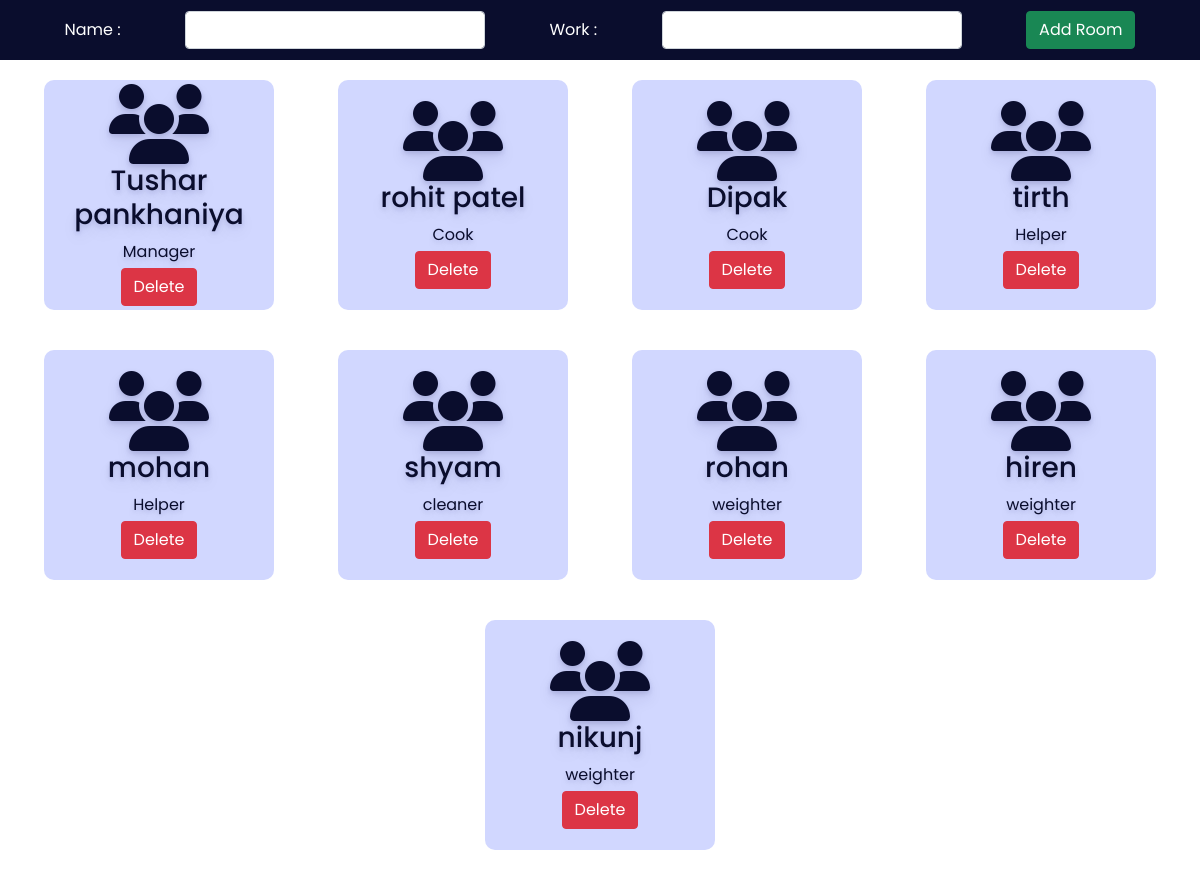
The app's page /admin/staff.php with its own data.
### tables this page shows
CREATE TABLE `staff` (
  `id` int(30) NOT NULL,
  `name` varchar(30) NOT NULL,
  `work` varchar(30) NOT NULL
);

### admin/staff.php (the view, shortened to what this page needs)
<?php
include '../config.php';
?>
<!DOCTYPE html>
<html lang="en">
<head>
    <link rel="stylesheet" href="https://cdnjs.cloudflare.com/ajax/libs/font-awesome/6.2.0/css/all.min.css" />
    <link href="https://cdn.jsdelivr.net/npm/bootstrap@5.0.2/dist/css/bootstrap.min.css" rel="stylesheet">
    <link rel="stylesheet" href="css/room.css">
</head>
<body>
    <div class="addroomsection">
        <form action="" method="POST">
            <label for="troom">Name :</label>
            <input type="text" name="staffname" class="form-control">
            <label for="bed">Work :</label>
            <select name="staffwork" class="form-control">
                <option value selected></option>
                <option value="Manager">Manager</option>
            </select>
            <button type="submit" class="btn btn-success" name="addstaff">Add Room</button>
        </form>
    </div>
    <div class="room">
    <?php
        $sql = "select * from staff";
        $re = mysqli_query($conn, $sql)
        ?>
        <?php
        while ($row = mysqli_fetch_array($re)) {
                echo "<div class='roombox'>
						<div class='text-center no-boder'>
                            <i class='fa fa-users fa-5x'></i>
							<h3>" . $row['name'] . "</h3>
                            <div class='mb-1'>" . $row['work'] . "</div>
                            <a href='staffdelete.php?id=". $row['id'] ."'><button class='btn btn-danger'>Delete</button></a>
						</div>
                    </div>";
        }
        ?>
    </div>
</body>
</html>

### admin/css/room.css (style rules this page uses)
:root { --bg-text-shadow: 0 2px 4px rgb(13 0 77 / 8%), 0 3px 6px rgb(13 0 77 / 8%), 0 8px 16px rgb(13 0 77 / 8%); --bg-box-shadow: 0px 0px 20px 6px rgba(8, 8, 15, 0.31); }
* { margin: 0; padding: 0; font-family: 'Poppins', sans-serif; }
.addroomsection { height: 60px; width: 100%; background-color: #0a0d2d; position:fixed; z-index: 100; }
.addroomsection form { height: 100%; display: flex; justify-content: space-evenly; align-items: center; }
.addroomsection form label { color: white; }
.addroomsection form select { width: 300px; }
.addroomsection form input { width: 300px; }
.room { display: flex; position: relative; top: 60px; height: 85vh; overflow-y: scroll; justify-content: space-evenly; flex-wrap: wrap; }
.roombox { height: 230px; width: 230px; margin: 20px; display: flex; flex-direction: column; justify-content: center; color: #0a0d2d; text-shadow: var(--bg-text-shadow); border-radius: 10px; }

### admin/staff.php (style rules this page uses)
.roombox { background-color: #d1d7ff; padding: 10px; }

### records on screen
staff: name "Tushar pankhaniya", work "Manager"
staff: name "rohit patel", work "Cook"
staff: name "Dipak", work "Cook"
staff: name "tirth", work "Helper"
staff: name "mohan", work "Helper"
staff: name "shyam", work "cleaner"
staff: name "rohan", work "weighter"
staff: name "hiren", work "weighter"
staff: name "nikunj", work "weighter"
